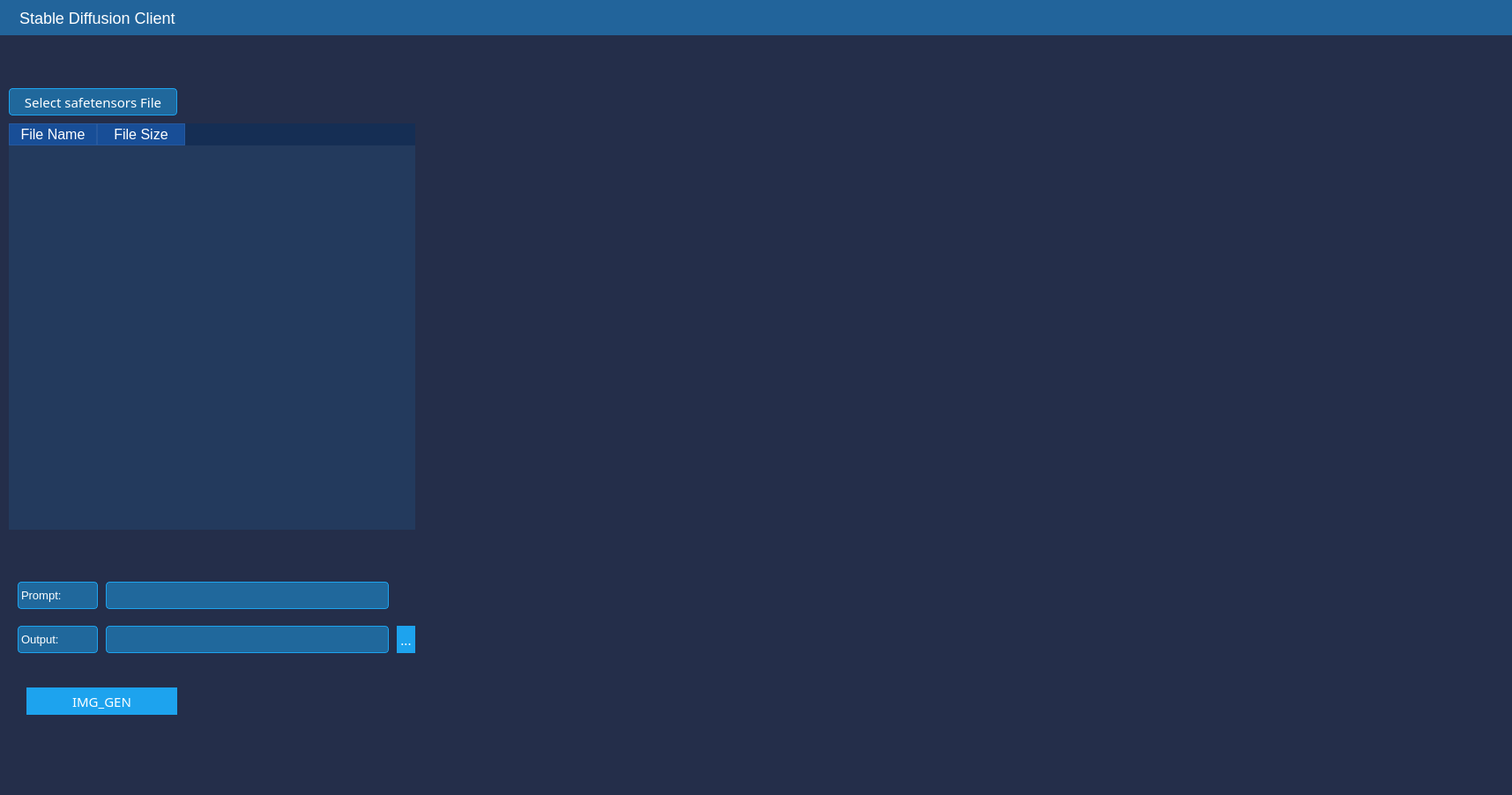
<?xml version="1.0" encoding="UTF-8"?>
<ui version="4.0">
 <class>SecondaryDlg</class>
 <widget class="QDialog" name="SecondaryDlg">
  <property name="geometry">
   <rect>
    <x>0</x>
    <y>0</y>
    <width>1715</width>
    <height>902</height>
   </rect>
  </property>
  <property name="windowTitle">
   <string>历史数据</string>
  </property>
  <property name="styleSheet">
   <string notr="true">background: #242E4A;</string>
  </property>
  <layout class="QVBoxLayout" name="verticalLayout_3">
   <property name="spacing">
    <number>0</number>
   </property>
   <property name="leftMargin">
    <number>0</number>
   </property>
   <property name="topMargin">
    <number>0</number>
   </property>
   <property name="rightMargin">
    <number>0</number>
   </property>
   <property name="bottomMargin">
    <number>0</number>
   </property>
   <item>
    <widget class="QWidget" name="widget" native="true">
     <property name="minimumSize">
      <size>
       <width>0</width>
       <height>40</height>
      </size>
     </property>
     <property name="maximumSize">
      <size>
       <width>16777215</width>
       <height>40</height>
      </size>
     </property>
     <property name="styleSheet">
      <string notr="true">background-color: rgb(34, 100, 155);</string>
     </property>
     <layout class="QHBoxLayout" name="horizontalLayout">
      <property name="spacing">
       <number>0</number>
      </property>
      <property name="leftMargin">
       <number>22</number>
      </property>
      <property name="topMargin">
       <number>0</number>
      </property>
      <property name="rightMargin">
       <number>22</number>
      </property>
      <property name="bottomMargin">
       <number>0</number>
      </property>
      <item>
       <widget class="QLabel" name="label">
        <property name="styleSheet">
         <string notr="true">font-family: &quot;Microsoft YaHei&quot;;
font-size: 18px;
font-weight: normal;
color: #FFFFFF;</string>
        </property>
        <property name="text">
         <string>Stable Diffusion Client</string>
        </property>
       </widget>
      </item>
      <item>
       <spacer name="horizontalSpacer">
        <property name="orientation">
         <enum>Qt::Horizontal</enum>
        </property>
        <property name="sizeHint" stdset="0">
         <size>
          <width>925</width>
          <height>19</height>
         </size>
        </property>
       </spacer>
      </item>
      <item>
       <widget class="QToolButton" name="tBtn_Close">
        <property name="minimumSize">
         <size>
          <width>14</width>
          <height>14</height>
         </size>
        </property>
        <property name="maximumSize">
         <size>
          <width>14</width>
          <height>14</height>
         </size>
        </property>
        <property name="text">
         <string/>
        </property>
        <property name="icon">
         <iconset resource="../res.qrc">
          <normaloff>:/res/images/secbtn_close.png</normaloff>:/res/images/secbtn_close.png</iconset>
        </property>
        <property name="iconSize">
         <size>
          <width>14</width>
          <height>14</height>
         </size>
        </property>
        <property name="autoRaise">
         <bool>true</bool>
        </property>
       </widget>
      </item>
     </layout>
    </widget>
   </item>
   <item>
    <layout class="QHBoxLayout" name="horizontalLayout_3">
     <item>
      <layout class="QVBoxLayout" name="verticalLayout"/>
     </item>
     <item>
      <widget class="QWidget" name="widget_3" native="true">
       <property name="minimumSize">
        <size>
         <width>480</width>
         <height>0</height>
        </size>
       </property>
       <property name="palette">
        <palette>
         <active>
          <colorrole role="Button">
           <brush brushstyle="SolidPattern">
            <color alpha="255">
             <red>36</red>
             <green>46</green>
             <blue>74</blue>
            </color>
           </brush>
          </colorrole>
          <colorrole role="Base">
           <brush brushstyle="SolidPattern">
            <color alpha="255">
             <red>36</red>
             <green>46</green>
             <blue>74</blue>
            </color>
           </brush>
          </colorrole>
          <colorrole role="Window">
           <brush brushstyle="SolidPattern">
            <color alpha="255">
             <red>36</red>
             <green>46</green>
             <blue>74</blue>
            </color>
           </brush>
          </colorrole>
         </active>
         <inactive>
          <colorrole role="Button">
           <brush brushstyle="SolidPattern">
            <color alpha="255">
             <red>36</red>
             <green>46</green>
             <blue>74</blue>
            </color>
           </brush>
          </colorrole>
          <colorrole role="Base">
           <brush brushstyle="SolidPattern">
            <color alpha="255">
             <red>36</red>
             <green>46</green>
             <blue>74</blue>
            </color>
           </brush>
          </colorrole>
          <colorrole role="Window">
           <brush brushstyle="SolidPattern">
            <color alpha="255">
             <red>36</red>
             <green>46</green>
             <blue>74</blue>
            </color>
           </brush>
          </colorrole>
         </inactive>
         <disabled>
          <colorrole role="Button">
           <brush brushstyle="SolidPattern">
            <color alpha="255">
             <red>36</red>
             <green>46</green>
             <blue>74</blue>
            </color>
           </brush>
          </colorrole>
          <colorrole role="Base">
           <brush brushstyle="SolidPattern">
            <color alpha="255">
             <red>36</red>
             <green>46</green>
             <blue>74</blue>
            </color>
           </brush>
          </colorrole>
          <colorrole role="Window">
           <brush brushstyle="SolidPattern">
            <color alpha="255">
             <red>36</red>
             <green>46</green>
             <blue>74</blue>
            </color>
           </brush>
          </colorrole>
         </disabled>
        </palette>
       </property>
       <widget class="QDateTimeEdit" name="dateTimeEdit_2">
        <property name="geometry">
         <rect>
          <x>200</x>
          <y>100</y>
          <width>194</width>
          <height>22</height>
         </rect>
        </property>
        <property name="styleSheet">
         <string notr="true">color:white;</string>
        </property>
       </widget>
       <widget class="QPushButton" name="pushButton">
        <property name="geometry">
         <rect>
          <x>10</x>
          <y>60</y>
          <width>191</width>
          <height>31</height>
         </rect>
        </property>
        <property name="font">
         <font>
          <family>微软雅黑</family>
          <pointsize>11</pointsize>
         </font>
        </property>
        <property name="styleSheet">
         <string notr="true">width: 97px;
height: 32px;
padding: 0px;
border-radius: 4px;
background: rgba(29, 163, 238, 0.5);
border: 1px solid #1DA3EE;
color:white;</string>
        </property>
        <property name="text">
         <string>Select safetensors File</string>
        </property>
       </widget>
       <widget class="QTableWidget" name="tableWidget">
        <property name="geometry">
         <rect>
          <x>10</x>
          <y>100</y>
          <width>461</width>
          <height>461</height>
         </rect>
        </property>
        <property name="styleSheet">
         <string notr="true">QWidget
{
background: rgb(21, 46, 84,255);
color:white;
font:12pt &quot;Tahoma&quot;;
}

QComboBox
{
background:rgb(6,82,108);
border:1px solid black;
color:white;
padding-right:10px;
}

QTabWidget
{
background: rgb(21, 46, 84,255);
color:white;
font:11pt &quot;Tahoma&quot;;
}

QSpinBox
{
background:rgb(6,82,108);
border:1px solid black;
color:white;
font:12pt &quot;Tahoma&quot;;
}

QLineEdit
{
background:rgb(6,82,108);
border:1px solid black;
color:white;
font:11pt &quot;Tahoma&quot;;
}

QGroupBox
{
border:1px solid rgb(200,200,200,100);
border-radius:5px;
margin-top:20px;
font-family:&quot;Tahoma&quot;;
font:normal 11pt; 
}

QGroupBox::title
{
subcontrol-origin:margin;
subcontrol-position:top left;
padding:0 5px;
}

QTableWidget
{
background:rgb(35,58,93);
border:none;
color:white;
margin-left:0px;
padding-left:0px;
padding-right:0px;
selection-background-color: rgb(0,150,220);
selection-color: white;
font-size:12pt;
font-family:&quot;Tahoma&quot;;
}

QTableWidget QHeaderView::section
{
background:rgb(24,78,151);
border:1px solid rgb(39,89,158);
color:white;
margin-left:0px;
padding-left:0px;
font-size:12pt;
font-family:&quot;Tahoma&quot;;
}

QTabBar::tab:selected {color: red;} 
QTabBar::tab:!selected {color: white;}QTabBar::tab:hover{color: rgb(36,197,219);}

QPushButton
{
	background:rgb(56, 132, 230);
	color:white;
	border:none;
	border-radius:5px;
}
QPushButton:hover
{
	background:rgb(56, 132, 230);
	color:rgb(10, 40, 70);
	border:none;
	border-radius:5px;
	
}
QPushButton:pressed
{
	background:qradialgradient(spread:pad,cx:0.5,cy:0.5,radius:0.5,fx:0.5, fy:0.5, stop:0 rgb(10, 40, 70),stop:1 rgb(56, 132, 230));
	color:white;
	border:none;
	border-radius:5px;
}</string>
        </property>
        <column>
         <property name="text">
          <string>File Name</string>
         </property>
        </column>
        <column>
         <property name="text">
          <string>File Size</string>
         </property>
        </column>
       </widget>
       <widget class="QLabel" name="label_2">
        <property name="geometry">
         <rect>
          <x>20</x>
          <y>620</y>
          <width>91</width>
          <height>31</height>
         </rect>
        </property>
        <property name="font">
         <font>
          <pointsize>10</pointsize>
         </font>
        </property>
        <property name="styleSheet">
         <string notr="true">width: 97px;
height: 32px;
padding: 0px;
border-radius: 4px;
background: rgba(29, 163, 238, 0.5);
border: 1px solid #1DA3EE;
color:white;</string>
        </property>
        <property name="text">
         <string>Prompt:</string>
        </property>
       </widget>
       <widget class="QLineEdit" name="lineEdit">
        <property name="geometry">
         <rect>
          <x>120</x>
          <y>620</y>
          <width>321</width>
          <height>31</height>
         </rect>
        </property>
        <property name="styleSheet">
         <string notr="true">width: 97px;
height: 32px;
padding: 0px;
border-radius: 4px;
background: rgba(29, 163, 238, 0.5);
border: 1px solid #1DA3EE;
color:white;</string>
        </property>
       </widget>
       <widget class="QPushButton" name="btnImgGen">
        <property name="geometry">
         <rect>
          <x>30</x>
          <y>740</y>
          <width>171</width>
          <height>31</height>
         </rect>
        </property>
        <property name="font">
         <font>
          <family>微软雅黑</family>
          <pointsize>11</pointsize>
         </font>
        </property>
        <property name="styleSheet">
         <string notr="true">border: 0.5px solid rgba(29, 163, 238, 0.5);
color:white;
background: #1DA3EE;</string>
        </property>
        <property name="text">
         <string>IMG_GEN</string>
        </property>
       </widget>
       <widget class="QLineEdit" name="lineEdit_2">
        <property name="geometry">
         <rect>
          <x>120</x>
          <y>670</y>
          <width>321</width>
          <height>31</height>
         </rect>
        </property>
        <property name="styleSheet">
         <string notr="true">width: 97px;
height: 32px;
padding: 0px;
border-radius: 4px;
background: rgba(29, 163, 238, 0.5);
border: 1px solid #1DA3EE;
color:white;</string>
        </property>
       </widget>
       <widget class="QLabel" name="label_3">
        <property name="geometry">
         <rect>
          <x>20</x>
          <y>670</y>
          <width>91</width>
          <height>31</height>
         </rect>
        </property>
        <property name="font">
         <font>
          <pointsize>10</pointsize>
         </font>
        </property>
        <property name="styleSheet">
         <string notr="true">width: 97px;
height: 32px;
padding: 0px;
border-radius: 4px;
background: rgba(29, 163, 238, 0.5);
border: 1px solid #1DA3EE;
color:white;</string>
        </property>
        <property name="text">
         <string>Output:</string>
        </property>
       </widget>
       <widget class="QPushButton" name="btnOutput">
        <property name="geometry">
         <rect>
          <x>450</x>
          <y>670</y>
          <width>21</width>
          <height>31</height>
         </rect>
        </property>
        <property name="font">
         <font>
          <family>微软雅黑</family>
          <pointsize>11</pointsize>
         </font>
        </property>
        <property name="styleSheet">
         <string notr="true">border: 0.5px solid rgba(29, 163, 238, 0.5);
color:white;
background: #1DA3EE;</string>
        </property>
        <property name="text">
         <string>...</string>
        </property>
       </widget>
      </widget>
     </item>
    </layout>
   </item>
  </layout>
 </widget>
 <resources>
  <include location="../res.qrc"/>
 </resources>
 <connections/>
</ui>
